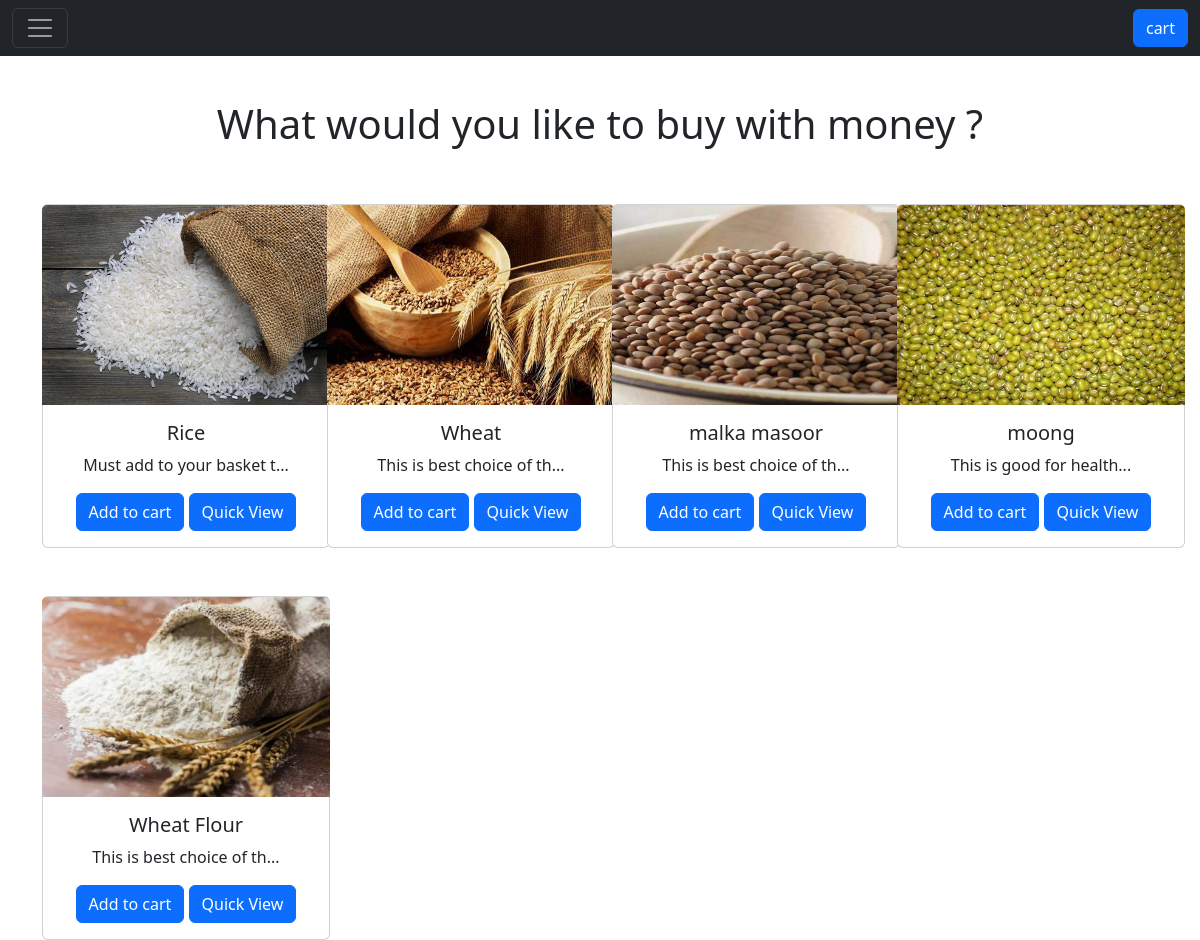
Page /userspage/productsprice on the committed database.
### users/models.py (models this page shows, shortened)
class product(models.Model):
    product_id=models.AutoField
    product_name=models.CharField(max_length=50)
    desc=models.CharField(max_length=300)
    pub_date=models.DateField()
    image=models.ImageField(upload_to="users/image",default="")

### users/views.py (the view)
# urls.py: path('productsprice',views.productsprice,name="productsprice"),
def productsprice(request):
    products=product.objects.all()
    params={'Products':products}
    return render(request,"users/productprice.html",params)

### users/templates/users/productprice.html (shortened to what this page needs)
{% extends 'users/usersnav.html' %}
{% block body %}
{% load static %}
<div class="container text-center" style="margin-top: 100px;">
    <h1>What would you like to buy with money ?</h1>
    <div class="row">
        {% for i in Products %}
        <div class="col-xs-3 col-sm-3 col-md-3 mt-5">
            <div class="card align-items-center" style="width: 18rem;">
                <img src="/media/{{ i.image }}" class="card-img-top" alt="..." style="height:200px; width:18rem">
                <div class="card-body">
                    <h5 class="card-title" id="namepr">{{ i.product_name }}</h5>
                    <p class="card-text">{{i.desc|slice:"25"}}...</p>
                    <span id="divpr" class="divpr">
                        <button id="pr" class="btn btn-primary cart">Add to cart</button>
                    </span>
                    <a href="#"><button id="qv" class="btn btn-primary cart">Quick View</button></a>
                </div>
            </div>
        </div>
        {% endfor %}
    </div>
</div>
{% endblock %}

### users/templates/users/usersnav.html (shortened to what this page needs)
{% load static %}
<!doctype html>
<html lang="en">
<head>
  <link href="{% static 'users/css/bootstrap.min.css' %}" rel="stylesheet"
>
  <link rel="stylesheet" href="{% static 'users/css/bootstrap-icons.css' %}">
</head>
<body>
  <nav class="navbar navbar-dark bg-dark fixed-top">
    <div class="container-fluid">
      <button class="navbar-toggler" type="button" data-bs-toggle="offcanvas" data-bs-target="#offcanvasDarkNavbar"
        aria-controls="offcanvasDarkNavbar" aria-label="Toggle navigation">
        <span class="navbar-toggler-icon"></span>
      </button>
      <button id="pr" class="btn btn-primary cart">cart</button>
    </div>
  </nav>
  {% block body %} {% endblock %}
</body>
</html>

### rows in the picture
product: image (picture), product_name "Rice", desc "Must add to your basket t"
product: image (picture), product_name "Wheat", desc "This is best choice of th"
product: image (picture), product_name "malka masoor", desc "This is best choice of th"
product: image (picture), product_name "moong", desc "This is good for health"
product: image (picture), product_name "Wheat Flour", desc "This is best choice of th"
